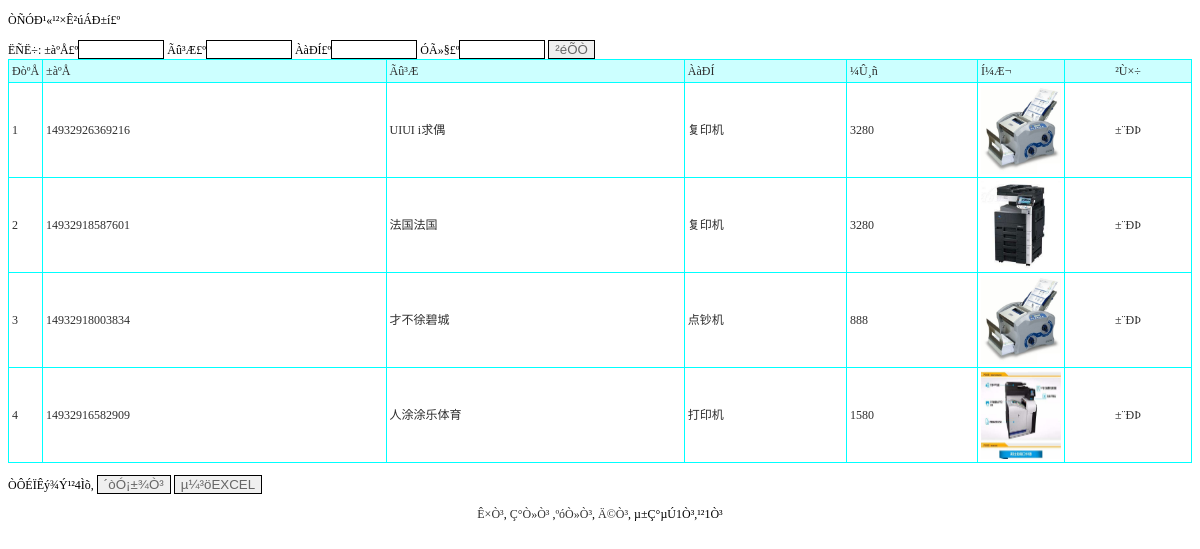
/PHP/gonggongzichan_list4.php, run on the app's committed database.
### tables this page shows
CREATE TABLE `gonggongzichan` (
  `id` int(11) NOT NULL AUTO_INCREMENT,
  `bianhao` varchar(50) DEFAULT NULL,
  `mingcheng` varchar(300) DEFAULT NULL,
  `leixing` varchar(50) DEFAULT NULL,
  `jiage` varchar(50) DEFAULT NULL,
  `tupian` varchar(50) DEFAULT NULL,
  `shuoming` varchar(500) DEFAULT NULL,
  `yonghu` varchar(50) DEFAULT NULL,
  `issh` varchar(10) DEFAULT '否',
  `addtime` timestamp NOT NULL DEFAULT CURRENT_TIMESTAMP,
  PRIMARY KEY (`id`)
);

### PHP/gonggongzichan_list4.php (the view, shortened to what this page needs)
<!DOCTYPE html PUBLIC "-//W3C//DTD XHTML 1.0 Transitional//EN" "http://www.w3.org/TR/xhtml1/DTD/xhtml1-transitional.dtd">
<html xmlns="http://www.w3.org/1999/xhtml">
<head>
<link rel="stylesheet" href="css.css" type="text/css">
</head>
<body>
<p>ÒÑÓÐ¹«¹²×Ê²úÁÐ±í£º</p>
<form id="form1" name="form1" method="post" action="">
  ËÑË÷: ±àºÅ£º<input name="bianhao" type="text" id="bianhao" style='border:solid 1px #000000; color:#666666;width:80px' /> Ãû³Æ£º<input name="mingcheng" type="text" id="mingcheng" style='border:solid 1px #000000; color:#666666;width:80px' /> ÀàÐÍ£º<input name="leixing" type="text" id="leixing" style='border:solid 1px #000000; color:#666666;width:80px' /> ÓÃ»§£º<input name="yonghu" type="text" id="yonghu" style='border:solid 1px #000000; color:#666666;width:80px' />
  <input type="submit" name="Submit" value="²éÕÒ" style='border:solid 1px #000000; color:#666666' />
</form>
<table width="100%" border="1" align="center" cellpadding="3" cellspacing="1" bordercolor="#00FFFF" style="border-collapse:collapse">
  <tr>
    <td width="25" bgcolor="#CCFFFF">ÐòºÅ</td>
    <td bgcolor='#CCFFFF'>±àºÅ</td>
    <td bgcolor='#CCFFFF'>Ãû³Æ</td>
    <td bgcolor='#CCFFFF'>ÀàÐÍ</td>
    <td bgcolor='#CCFFFF'>¼Û¸ñ</td>
    <td bgcolor='#CCFFFF'>Í¼Æ¬</td>
    <td width="120" align="center" bgcolor="#CCFFFF">²Ù×÷</td>
  </tr>
  <?php
    $sql="select * from gonggongzichan where 1=1";
  $sql=$sql." order by id desc";
$query=mysql_query($sql);
  $rowscount=mysql_num_rows($query);
  if($rowscount==0)
  {}
  else
  {
  $pagelarge=10;
  $pagecurrent=$_GET["pagecurrent"];
  if($rowscount%$pagelarge==0)
  {
		$pagecount=$rowscount/$pagelarge;
  }
  else
  {
   		$pagecount=intval($rowscount/$pagelarge)+1;
  }
  if($pagecurrent=="" || $pagecurrent<=0)
{
	$pagecurrent=1;
}
		$ddddd=$pagecurrent*$pagelarge;
	if($pagecurrent==$pagecount)
	{
		if($rowscount%$pagelarge==0)
		{
		$ddddd=$pagecurrent*$pagelarge;
		}
		else
		{
		$ddddd=$pagecurrent*$pagelarge-$pagelarge+$rowscount%$pagelarge;
		}
	}
	for($i=$pagecurrent*$pagelarge-$pagelarge;$i<$ddddd;$i++)
{
  ?>
  <tr>
    <td width="25"><?php echo $i+1;?></td>
    <td><?php echo mysql_result($query,$i,bianhao);?></td>
    <td><?php echo mysql_result($query,$i,mingcheng);?></td>
    <td><?php echo mysql_result($query,$i,leixing);?></td>
    <td><?php echo mysql_result($query,$i,jiage);?></td>
    <td width='80'><a href="<?php echo mysql_result($query,$i,tupian) ?>" target='_blank'><img src='<?php echo mysql_result($query,$i,tupian) ?>' width='80' height='88' border='0'></a></td>
    <td width="120" align="center">
	<a href="baoxiushenqing_add.php?id=<?php echo mysql_result($query,$i,"id");?>">±¨ÐÞ</a>
	  </td>
  </tr>
  	<?php
	}
}
?>
</table>
<p>ÒÔÉÏÊý¾Ý¹²<?php echo $rowscount;?>Ìõ,
  <input type="button" name="Submit2" onclick="javascript:window.print();" value="´òÓ¡±¾Ò³" style='border:solid 1px #000000; color:#666666' /> <input type="button" name="Submit3" onclick="javascript:location.href='gonggongzichan_listxls.php';" value="µ¼³öEXCEL" style='border:solid 1px #000000; color:#666666' />
</p>
<p align="center"><a href="gonggongzichan_list4.php?pagecurrent=1">Ê×Ò³</a>, <a href="gonggongzichan_list4.php?pagecurrent=<?php echo $pagecurrent-1;?>">Ç°Ò»Ò³</a> ,<a href="gonggongzichan_list4.php?pagecurrent=<?php echo $pagecurrent+1;?>">ºóÒ»Ò³</a>, <a href="gonggongzichan_list4.php?pagecurrent=<?php echo $pagecount;?>">Ä©Ò³</a>, µ±Ç°µÚ<?php echo $pagecurrent;?>Ò³,¹²<?php echo $pagecount;?>Ò³ </p>
</body>
</html>

### PHP/css.css (style rules this page uses)
A:link { color: #2f2f2f; text-decoration: none; }
td { font-family:"宋体"; font-size: 12px; color: #2f2f2f; line-height: 16px; }

### data on the page
gonggongzichan: bianhao "14932926369216", mingcheng "UIUI i求偶", leixing "复印机", jiage "3280", tupian (picture)
gonggongzichan: bianhao "14932918587601", mingcheng "法国法国", leixing "复印机", jiage "3280", tupian (picture)
gonggongzichan: bianhao "14932918003834", mingcheng "才不徐碧城", leixing "点钞机", jiage "888", tupian (picture)
gonggongzichan: bianhao "14932916582909", mingcheng "人涂涂乐体育", leixing "打印机", jiage "1580", tupian (picture)

### other printed values
$rowscount "4"
$pagecurrent "1"
$pagecount "1"
